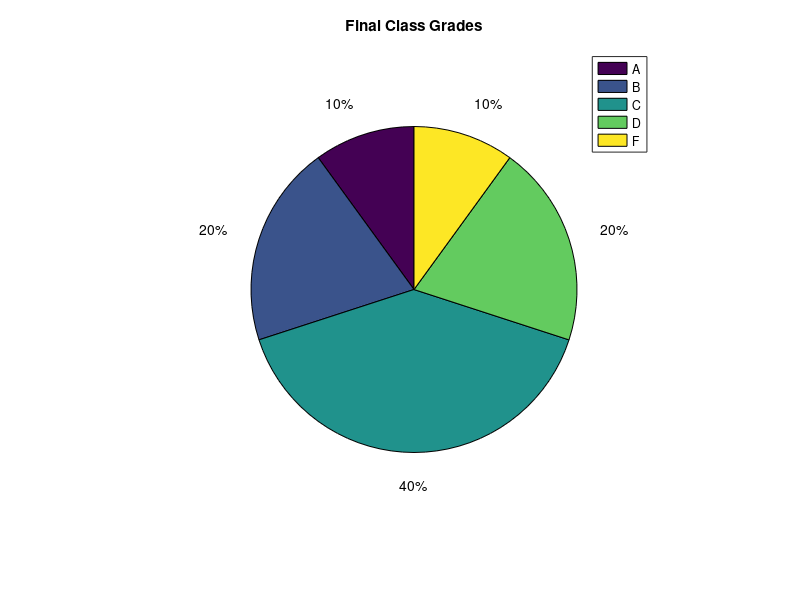

Recreate this plot in MATLAB.
% Raphael Lacet
% MATLAB
clear
clc
% Constants
Grades=[2,4,8,4,2];
% Pie chart for Final Class Grades
pie(Grades);
title('Final Class Grades');
legend('A','B','C','D','F');